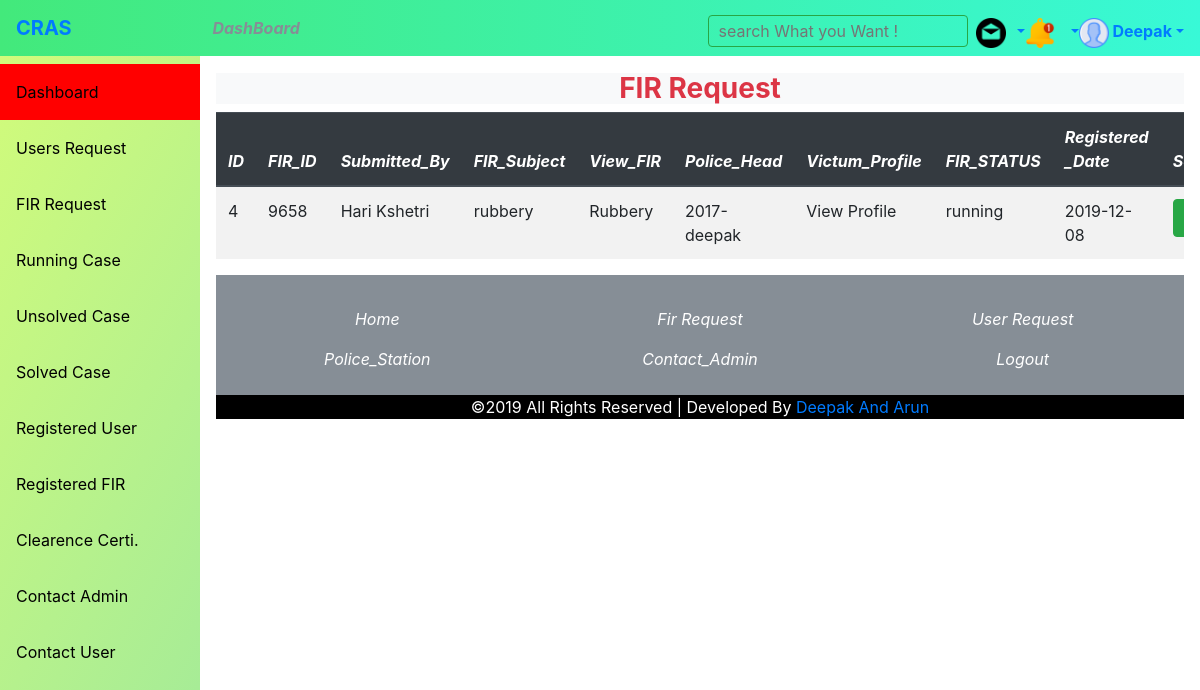
The app's page /sub-admin/subadmin_dashboard.php?option=running_case (signed in) with its own data.
### tables this page shows
CREATE TABLE `subadmin_details` (
  `sadmin_id` int(10) NOT NULL,
  `batch_no` varchar(17) NOT NULL,
  `first_name` text NOT NULL,
  `middle_name` text NOT NULL,
  `last_name` text NOT NULL,
  `gender` text NOT NULL,
  `age` int(10) NOT NULL,
  `contact_no` varchar(14) NOT NULL,
  `city` varchar(13) NOT NULL,
  `state` varchar(13) NOT NULL,
  `zcode` int(9) NOT NULL,
  `username` varchar(13) NOT NULL,
  `email` varchar(35) NOT NULL,
  `password` varchar(255) NOT NULL,
  `identity_no` varchar(17) NOT NULL,
  `type` varchar(9) NOT NULL,
  `datetime` date NOT NULL
);

CREATE TABLE `complaint` (
  `id` int(10) NOT NULL,
  `submitted_by` varchar(20) NOT NULL,
  `identity_no` varchar(17) NOT NULL,
  `police_station` varchar(17) NOT NULL,
  `police_ward` varchar(17) NOT NULL,
  `other_policestation` varchar(27) NOT NULL,
  `fir_id` int(7) NOT NULL,
  `victum_email` varchar(27) NOT NULL,
  `phone` varchar(14) NOT NULL,
  `crime_type` varchar(27) NOT NULL,
  `crime_details` varchar(200) NOT NULL,
  `incident_date` varchar(60) NOT NULL,
  `incident_time` varchar(17) NOT NULL,
  `incident_place` varchar(17) NOT NULL,
  `accused_name` varchar(27) NOT NULL,
  `witness_name` varchar(47) NOT NULL,
  `witness_address` varchar(47) NOT NULL,
  `fir_status` varchar(10) NOT NULL,
  `firsubmit_date` varchar(60) NOT NULL
);

### sub-admin/running_case.php (the view, shortened to what this page needs)
<?php
  $subadmin_batchno=$_SESSION['subadmin_batchno'];
$link = mysqli_connect("localhost", "root", "", "ocras");
$sql = "SELECT * FROM complaint where fir_status='running'";
if ($res = mysqli_query($link, $sql)) {
    if (mysqli_num_rows($res) > 0) { ?>
  <h3 class="text-capitalize text-center bg-light text-danger font-weight-bold"> FIR Request </h3>
  <table class="table table-striped table-hover table-responsive">
            <thead class="thead-dark bg-dark text-white font-italic">
              <tr>
                <th>ID</th>
                <th>FIR_ID</th>
                <th>Submitted_By</th>
                <th>FIR_Subject</th>
                <th>View_FIR</th>
                <th>Police_Head</th>
                <th>Victum_Profile</th>
                <th>FIR_STATUS</th>
                <th>Registered _Date</th>
                <th>Solved</th>
              </tr>
            </thead>
            <?php
            while ($row = mysqli_fetch_array($res)) {
                $submitted_by=$row['submitted_by'];
                 $Id=$row['id'];
                      $fir_id=$row['fir_id'];
                        $crime_type=$row['crime_type'];
                         $crime_details=$row['crime_details'];
                          $fir_status=$row['fir_status'];
                           $firsubmit_date=$row['firsubmit_date'];
  ?>
            <tbody>
            <tr>
              <td><?php echo htmlentities($Id); ?></td>
              <td><?php echo htmlentities($fir_id); ?></td>
              <td><?php echo htmlentities($submitted_by); ?></td>
              <td><?php echo htmlentities($crime_type); ?></td>
              <td><?php echo htmlentities($crime_details); ?></td>
              <td><?php echo htmlentities($subadmin_batchno); ?></td>
              <td><?php echo "View Profile"; ?></td>
              <td><?php echo htmlentities($fir_status); ?></td>
              <td><?php echo htmlentities($firsubmit_date); ?></td>
              <td> <a href="solvedCase_list.php?id=<?php echo $Id; ?>" class="btn btn-success">Solved</a></td>
            </tr>
          </tbody>
          <?php } ?>
          </table>
 <?php
    }
}
?>
<?php include('asset.php');?>

### sub-admin/subadmin_dashboard.php (shortened to what this page needs)
<?php
    $conn=mysqli_connect("localhost","root","",'ocras');
        $subadmin_batchno=$_SESSION['subadmin_batchno'];
        $result1=mysqli_query($conn,"SELECT first_name, last_name FROM subadmin_details where batch_no='$subadmin_batchno' ");
        $q2=mysqli_fetch_assoc($result1);
        $first_name=$_SESSION['first_name']=$q2['first_name'];
?>
<!DOCTYPE html>
<html>
<head>
<link rel="stylesheet" href="https://stackpath.bootstrapcdn.com/bootstrap/4.3.1/css/bootstrap.min.css">
</head>
<body>
<div class="sidebar">
  <a  href="#"></a>
  <a  href="#"></a>
  <a href="subadmin_dashboard.php" style="text-decoration: none;background-color: red;">Dashboard</a>
  <a href="subadmin_dashboard.php?option=users_request" style="text-decoration: none;">Users Request</a>
  <a href="subadmin_dashboard.php?option=requested_fir" style="text-decoration: none;">FIR  Request </a>
    <a  href="subadmin_dashboard.php?option=running_case" style="text-decoration: none;">Running Case</a>
    <a href="subadmin_dashboard.php?option=unsolved_case" style="text-decoration: none;">Unsolved Case</a>
     <a  href="subadmin_dashboard.php?option=solved_case" style="text-decoration: none;">Solved Case</a>
<a href="subadmin_dashboard.php?option=registered_user" style="text-decoration: none;">Registered User</a>
  <a href="subadmin_dashboard.php?option=registered_fir" style="text-decoration: none;">Registered FIR</a>
  <a href="subadmin_dashboard.php?option=clearence_certi" style="text-decoration: none;">Clearence Certi.</a>
  <a href="subadmin_dashboard.php?option=contact_admin" style="text-decoration: none;">Contact Admin</a>
  <a href="subadmin_dashboard.php?option=contact_user" style="text-decoration: none;">Contact User</a>
</div>
   <nav class="navbar navbar-expand-md navbar-darktop fixed-top " style="background-image: linear-gradient(to right, #43e97b 0%, #38f9d7 100%);color: black;font-weight: bold;">
        <a class="navbar-brand" href="#">CRAS</a>
        <div class="collapse navbar-collapse" id="navbarCollapse">
          <ul class="navbar-nav mr-auto">
            <li class="nav-item active">
              <a class="nav-link" href="#" class="text-secondary"><span class="text-secondary">DashBoard</span></a>
            </li>
          </ul>
          <ul class="navbar-nav text-justify">
               <li class="nav-item">
                <form action="" method="POST">
                  <input type="text" name="search" placeholder=" search What you Want !" class="text-justify btn btn-outline-success" style="padding: 5px;margin-top: 6px;
                  ">
                </form>
               </li>&nbsp;&nbsp;
            <li class="dropdown" style="margin-top:9px;">
              <a class="dropdown-toggle" role="button" data-toggle="dropdown" href="#" style="text-decoration: none;">
              <img src="img/email.png" style="height: 30px;width: 30px;">&nbsp;&nbsp;</a>
             </li>
             <li class="dropdown" style="margin-top:9px;">
              <a class="dropdown-toggle" role="button" data-toggle="dropdown" href="#" style="text-decoration: none;">
              <img src="img/notification.png" style="height: 30px;width: 30px;">&nbsp;&nbsp; </a>
             </li>
           <li class="dropdown" style="margin-top:9px;">
            <a class="dropdown-toggle" role="button" data-toggle="dropdown" href="#" style="text-decoration: none;">
            <img src="img/user.png" style="height: 30px;width: 30px;">&nbsp;<?php echo $first_name ;?></a>
          </li>
          </ul>
        </div>
      </nav>
      <br><br><br>
  <div class="content">
        <?php
    @$opt=$_GET['option'];
    if($opt!="")
    {
      if($opt=="users_request")
      {
      include('users_request.php');
      }
      else if($opt=="requested_fir")
      {
      include('requested_fir.php');
      }
      else if($opt=="running_case")
      {
      include('running_case.php');
      }
    }
    else
    {
      include 'subadmin_main.php';
    }
    ?>
 <footer style="clear: both;" class="badge-secondary "><br>
      <div class="container">
        <div class="row text-center custom-list">
          <div class="col-sm-4">
            <ul class="list-unstyled">
            <li><a href="subadmin_dashboard.php" class="nav-link">Home</a></li>
            <li ><a href="police_station.php" class="nav-link">Police_Station</a></li>
          </ul>
          </div>
          <div class="col-sm-4">
            <ul class="list-unstyled">
              <li><a href="subadmin_dashboard.php?option=requested_fir" class="nav-link">Fir Request</a></li>
               <li><a href="subadmin_dashboard.php?option=contact_admin" class="nav-link">Contact_Admin</a></li>
            </ul>
          </div>
          <div class="col-sm-4">
            <ul class="list-unstyled">
              <li><a href="subadmin_dashboard.php?option=users_request" class="nav-link">User Request</a></li>
              <li><a href="subadmin_logout.php" class="nav-link">Logout</a></li>
            </ul>
          </div>
        </div>
      </div>
      <div class="footer-copyright text-center text-white" style="background-color: black;">
            <p >&copy;2019 All Rights Reserved | Developed By <span class="text-primary">Deepak And Arun </span></p>
          </div>
    </footer>
</div>
</body>
</html>

### sub-admin/subadmin_dashboard.php (style rules this page uses)
body { margin: 0; font-family: "Lato", sans-serif; }
.sidebar { margin: 0; padding: 0; width: 200px; background-image: linear-gradient(120deg, #d4fc79 0%, #96e6a1 100%); position: fixed; height: 100%; overflow: auto; }
.sidebar a { display: block; color: black; padding: 16px; text-decoration: none; }
div.content { margin-left: 200px; padding: 1px 16px; height: 1000px; }
.nav-link { color: white;font-style: italic; }

### records on screen
subadmin_details: first_name "Deepak"
complaint: id "4", fir "9658", submitted_by "Hari Kshetri", crime_type "rubbery", crime_details "Rubbery", fir_status "running", firsubmit_date "2019-12-08"
